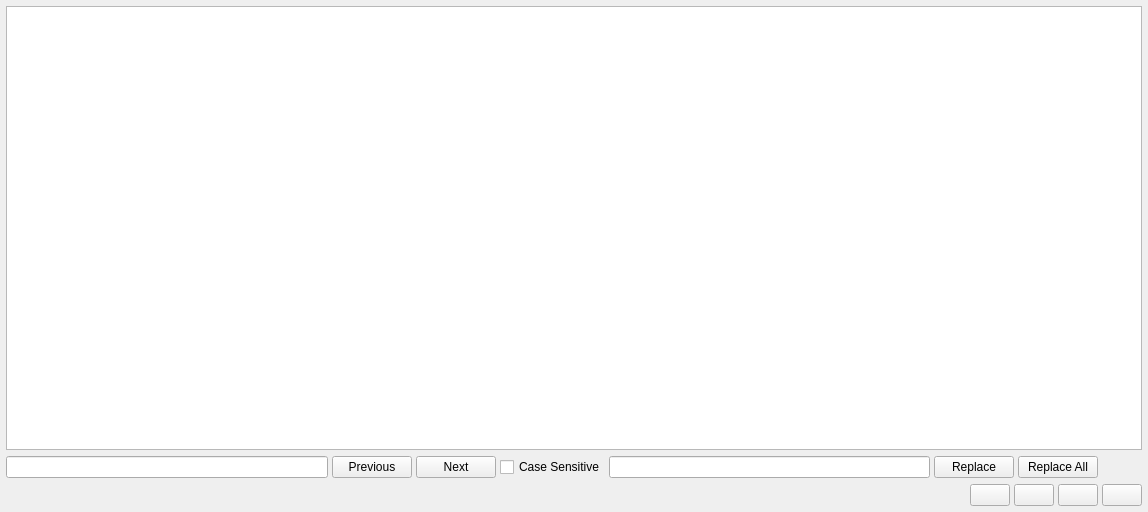
<?xml version="1.0" encoding="UTF-8"?>
<ui version="4.0">
 <class>ScriptEditor</class>
 <widget class="QWidget" name="ScriptEditor">
  <property name="geometry">
   <rect>
    <x>0</x>
    <y>0</y>
    <width>1148</width>
    <height>512</height>
   </rect>
  </property>
  <property name="windowTitle">
   <string>Form</string>
  </property>
  <layout class="QVBoxLayout" name="verticalLayout">
   <property name="spacing">
    <number>4</number>
   </property>
   <property name="leftMargin">
    <number>6</number>
   </property>
   <property name="topMargin">
    <number>6</number>
   </property>
   <property name="rightMargin">
    <number>6</number>
   </property>
   <property name="bottomMargin">
    <number>6</number>
   </property>
   <item>
    <widget class="QCodeEditor" name="codeEdit">
     <property name="autoFillBackground">
      <bool>false</bool>
     </property>
     <property name="lineWrapMode">
      <enum>QTextEdit::NoWrap</enum>
     </property>
    </widget>
   </item>
   <item>
    <widget class="QWidget" name="searchWidget" native="true">
     <layout class="QHBoxLayout" name="horizontalLayout_6">
      <property name="spacing">
       <number>4</number>
      </property>
      <property name="leftMargin">
       <number>0</number>
      </property>
      <property name="topMargin">
       <number>2</number>
      </property>
      <property name="rightMargin">
       <number>0</number>
      </property>
      <property name="bottomMargin">
       <number>2</number>
      </property>
      <item>
       <widget class="QLineEdit" name="searchEdit"/>
      </item>
      <item>
       <widget class="QPushButton" name="searchPrevButton">
        <property name="text">
         <string>Previous</string>
        </property>
       </widget>
      </item>
      <item>
       <widget class="QPushButton" name="searchNextButton">
        <property name="text">
         <string>Next</string>
        </property>
       </widget>
      </item>
      <item>
       <widget class="QCheckBox" name="searchCaseSensitiveBox">
        <property name="text">
         <string>Case Sensitive</string>
        </property>
       </widget>
      </item>
      <item>
       <widget class="QLineEdit" name="replaceEdit"/>
      </item>
      <item>
       <widget class="QPushButton" name="replaceThisButton">
        <property name="text">
         <string>Replace</string>
        </property>
       </widget>
      </item>
      <item>
       <widget class="QPushButton" name="replaceAllButton">
        <property name="text">
         <string>Replace All</string>
        </property>
       </widget>
      </item>
      <item>
       <widget class="QPushButton" name="searchHideButton">
        <property name="toolTip">
         <string>Cancel Search</string>
        </property>
        <property name="text">
         <string/>
        </property>
        <property name="flat">
         <bool>true</bool>
        </property>
       </widget>
      </item>
     </layout>
    </widget>
   </item>
   <item>
    <layout class="QHBoxLayout" name="horizontalLayout_5">
     <item>
      <widget class="QLabel" name="fileNowLabel">
       <property name="sizePolicy">
        <sizepolicy hsizetype="MinimumExpanding" vsizetype="Preferred">
         <horstretch>0</horstretch>
         <verstretch>0</verstretch>
        </sizepolicy>
       </property>
       <property name="text">
        <string/>
       </property>
       <property name="wordWrap">
        <bool>true</bool>
       </property>
      </widget>
     </item>
     <item>
      <widget class="QPushButton" name="openFileButton">
       <property name="toolTip">
        <string>Open file...</string>
       </property>
       <property name="text">
        <string/>
       </property>
       <property name="flat">
        <bool>false</bool>
       </property>
      </widget>
     </item>
     <item>
      <widget class="QPushButton" name="saveButton">
       <property name="toolTip">
        <string>Save file</string>
       </property>
       <property name="text">
        <string/>
       </property>
       <property name="flat">
        <bool>false</bool>
       </property>
      </widget>
     </item>
     <item>
      <widget class="QPushButton" name="saveAsButton">
       <property name="toolTip">
        <string>Save file as...</string>
       </property>
       <property name="text">
        <string/>
       </property>
       <property name="flat">
        <bool>false</bool>
       </property>
      </widget>
     </item>
     <item>
      <widget class="QPushButton" name="refreshButton">
       <property name="toolTip">
        <string>Refresh editor with file content. Warning: This will replace unsaved changes in the editor.</string>
       </property>
       <property name="text">
        <string/>
       </property>
      </widget>
     </item>
    </layout>
   </item>
  </layout>
 </widget>
 <customwidgets>
  <customwidget>
   <class>QCodeEditor</class>
   <extends>QTextEdit</extends>
   <header>QCodeEditor</header>
  </customwidget>
 </customwidgets>
 <resources/>
 <connections/>
</ui>
